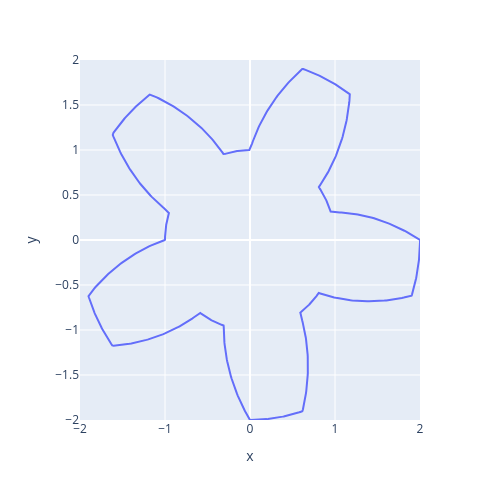

The notebook cell this image was saved under:
### Code cell
n = 1000

# Theta (radians). To avoid /div0 start from 1 
T = np.linspace(0, np.pi*2 , n)

R = profile(T)

Rmax = np.max(R) 


X, Y = pol2cart(R, T)
mode='lines'
fig = px.line(x=X, y=Y)
fig.update_layout(width=500 , height = 500, yaxis_range = [-Rmax, Rmax], xaxis_range = [-Rmax, Rmax])

fig.show()

### Figure 1 — Plotly figure (JSON) as saved in the notebook; plotly's stock layout.template omitted (floating-point values rounded to 4 significant figures; data arrays with more than 128 entries replaced by an {"elided": "..."} marker saying what was removed)
{"data": [{"hovertemplate": "x=%{x}<br>y=%{y}<extra></extra>", "legendgroup": "", "line": {"color": "#636efa", "dash": "solid"}, "marker": {"symbol": "circle"}, "mode": "lines", "name": "", "orientation": "v", "showlegend": false, "type": "scatter", "x": {"elided": "1000 float values"}, "xaxis": "x", "y": {"elided": "1000 float values"}, "yaxis": "y"}], "layout": {"height": 500, "legend": {"tracegroupgap": 0}, "margin": {"t": 60}, "width": 500, "xaxis": {"anchor": "y", "domain": [0, 1], "range": [-2.0, 2.0], "title": {"text": "x"}}, "yaxis": {"anchor": "x", "domain": [0, 1], "range": [-2.0, 2.0], "title": {"text": "y"}}}}
